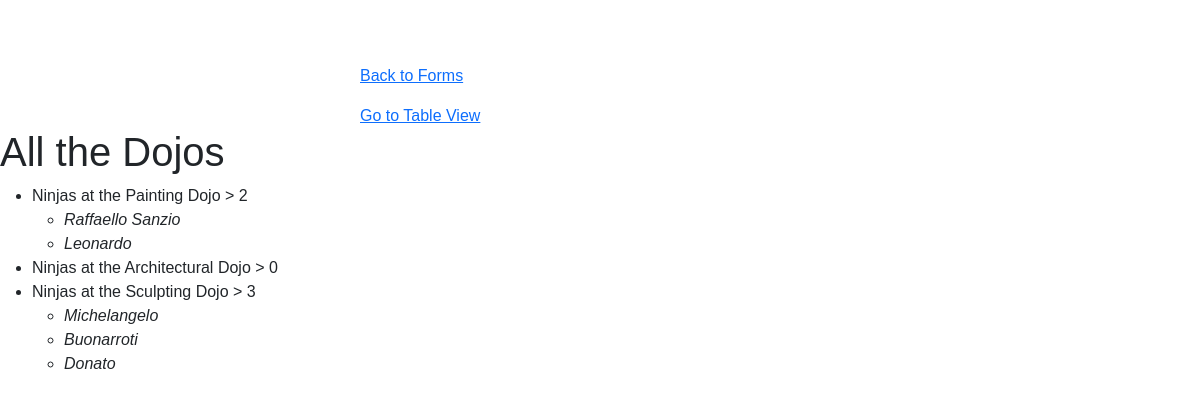
The app's page /tree, older data.
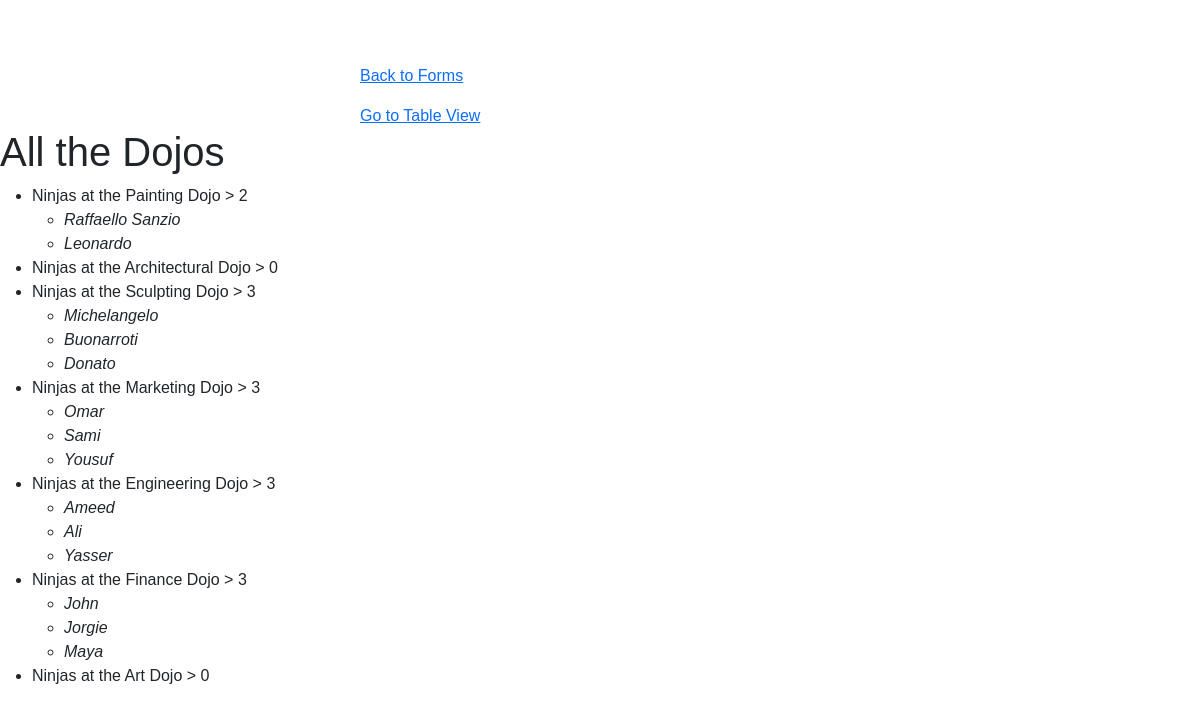
The same page, newer data.
### dojo_ninjas_app/models.py (models this page shows)
class Dojo(models.Model):
    name = models.CharField(max_length=255)
    city = models.CharField(max_length=255)
    state = models.CharField(max_length=2)
    desc = models.TextField(default="old dojo")

class Ninja(models.Model):
    dojo_id = models.ForeignKey(Dojo, related_name="ninjas" , on_delete=models.CASCADE)
    first_name = models.CharField(max_length=255)
    last_name = models.CharField(max_length=255)

### dojo_ninjas_app/views.py (the view)
# urls.py: path('tree', views.tree),
def tree(request):
    context = {
        'dojos'         : models.get_all_dojos(),
        'ninjas'        : models.get_all_ninjas()
    }
    return render(request , "tree.html" , context)

### dojo_ninjas_app/models.py (called while the page is built)
def get_all_dojos():
    return Dojo.objects.all()

def get_all_ninjas():
    return Ninja.objects.all()

### dojo_ninjas_app/templates/tree.html (shortened to what this page needs)
<!DOCTYPE html>
<html lang="en">
<head>
    {% load static %}
    <link rel="stylesheet" href="{% static 'css/bootstrap/bootstrap.css' %}">
    <link rel="stylesheet" href="{% static 'css/my_css/my_style.css' %}">
</head>
<body>
    <div class="nav-bar">
        <a href="/">Back to Forms</a>
        <a href="/table">Go to Table View</a>
    </div>
    <h1>All the Dojos</h1>
    <ul>
        {% for dojo in dojos %}
            <li>Ninjas at the {{ dojo.name }} Dojo > {{ dojo.ninjas.count }}
                <ul>
                    {% for ninja in dojo.ninjas.all %}
                    <li><em>{{ ninja.first_name }}</em></li>
                    {% endfor %}
                </ul>
            </li>
        {% endfor %}
    </ul>
</body>
</html>

Row changes from the older to the newer data that the page shows:
added Dojo: name "Marketing", ninjas.count "3"
added Ninja: first_name "Omar", shown under "Marketing"
added Ninja: first_name "Sami", shown under "Marketing"
added Ninja: first_name "Yousuf", shown under "Marketing"
added Dojo: name "Engineering", ninjas.count "3"
added Ninja: first_name "Ameed", shown under "Engineering"
added Ninja: first_name "Ali", shown under "Engineering"
added Ninja: first_name "Yasser", shown under "Engineering"
added Dojo: name "Finance", ninjas.count "3"
added Ninja: first_name "John", shown under "Finance"
added Ninja: first_name "Jorgie", shown under "Finance"
added Ninja: first_name "Maya", shown under "Finance"
added Dojo: name "Art", ninjas.count "0"
